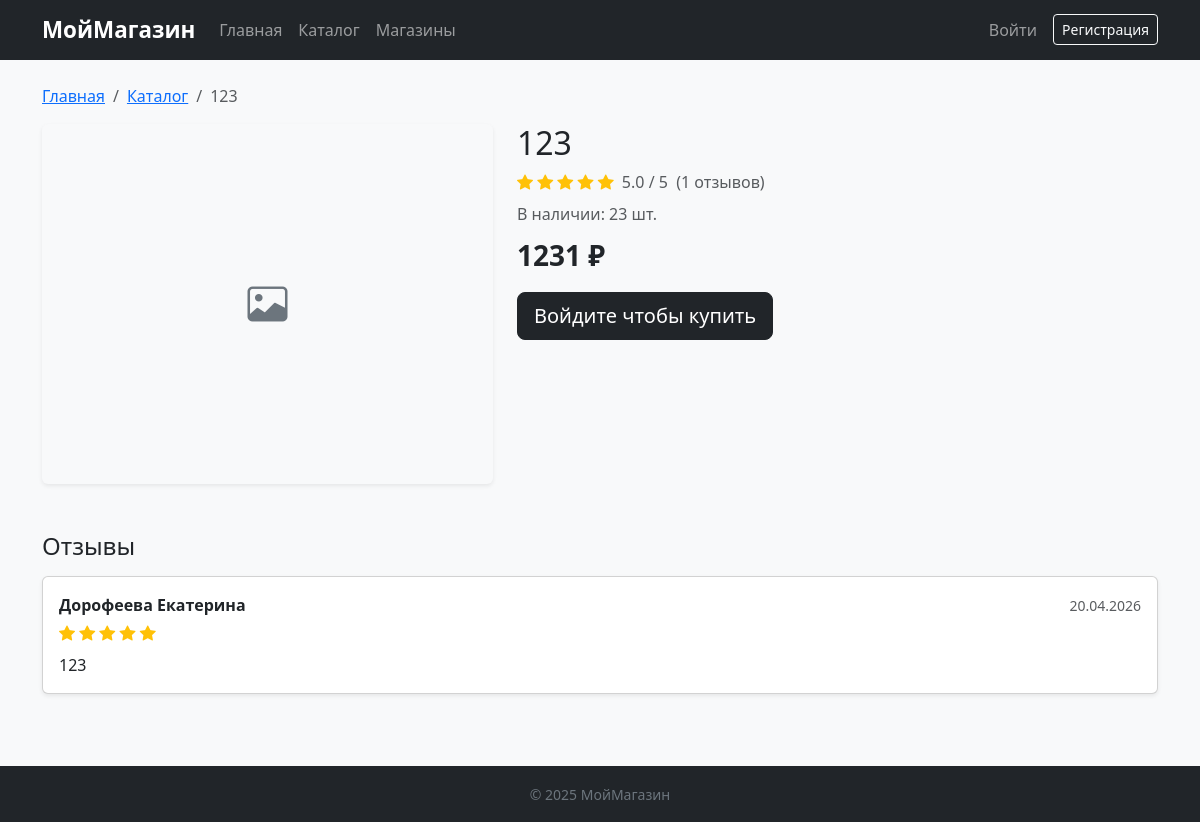
Page /product/1 on the committed database.
### data/product.py (models this page shows)
class Products(SqlAlchemyBase, UserMixin):
    __tablename__ = 'products'
    id = Column(Integer, primary_key=True, autoincrement=True)
    name = Column(String, nullable=True, unique=True)
    price = Column(Integer, nullable=True)
    quantity = Column(Integer, nullable=True)
    created_date = Column(DateTime, default=datetime.datetime.now)

### data/users.py (models this page shows, shortened)
class User(SqlAlchemyBase, UserMixin):
    __tablename__ = 'users'
    id = Column(Integer, primary_key=True, autoincrement=True)
    name = Column(String, nullable=True)
    email = Column(String, index=True, unique=True, nullable=True)
    hashed_password = Column(String, nullable=True)
    role = Column(Enum("admin", "user", "manager", "warehouse", "support", "courier", name="user_roles"), nullable=True)
    created_date = Column(DateTime, default=datetime.datetime.now)

### data/review.py (models this page shows)
class Review(SqlAlchemyBase):
    __tablename__ = 'reviews'
    id = Column(Integer, primary_key=True, autoincrement=True)
    product_id = Column(Integer, ForeignKey('products.id'), nullable=False)
    user_id = Column(Integer, ForeignKey('users.id'), nullable=False)
    rating = Column(Integer, nullable=False)
    text = Column(Text, nullable=True)
    created_date = Column(DateTime, default=datetime.datetime.now)

### app.py (the view)
@app.route('/product/<int:product_id>')
def product(product_id):
    with session_scope() as db_sess:
        item = db_sess.get(Products, product_id)
        if item is None:
            return render_template('404.html'), 404
        image = db_sess.query(ProductImage).filter_by(product_id=product_id).first()
        image_url = url_for('static', filename=f'uploads/{image.filename}') if image else None
        reviews = db_sess.query(Review, User).join(User, Review.user_id == User.id)\
            .filter(Review.product_id == product_id).order_by(Review.created_date.desc()).all()
        reviews = [{'review': r, 'user': u} for r, u in reviews]
        avg = round(sum(row['review'].rating for row in reviews) / len(reviews), 1) if reviews else None
        user_reviewed = current_user.is_authenticated and any(
            row['review'].user_id == current_user.id for row in reviews)
        return render_template('product.html', product=item, image_url=image_url,
                               reviews=reviews, avg=avg, user_reviewed=user_reviewed)

### app.py (called while the page is built)
@contextmanager
def session_scope():
    db_sess = db_session.create_session()
    try:
        yield db_sess
    finally:
        db_sess.close()

def cart_count():
    if not current_user.is_authenticated:
        return 0
    with session_scope() as db_sess:
        items = db_sess.query(Cart).filter(Cart.user_id == current_user.id).all()
        return sum(item.quantity for item in items)

@app.context_processor
def inject_cart_count():
    return dict(cart_count=cart_count())

### data/db_session.py (called while the page is built)
def create_session() -> Session:
    global __factory
    return __factory()

### templates/product.html (shortened to what this page needs)
{% extends 'base.html' %}
{% block content %}
<nav aria-label="breadcrumb" class="mb-3">
    <ol class="breadcrumb">
        <li class="breadcrumb-item"><a href="{{ url_for('index') }}">Главная</a></li>
        <li class="breadcrumb-item"><a href="{{ url_for('catalog') }}">Каталог</a></li>
        <li class="breadcrumb-item active">{{ product.name }}</li>
    </ol>
</nav>
<div class="row g-4">
    <div class="col-md-5">
        <div class="card border-0 shadow-sm" style="height:360px; overflow:hidden; display:flex; align-items:center; justify-content:center; background:#f8f9fa;">
            {% if image_url %}
            <img src="{{ image_url }}" alt="{{ product.name }}" style="width:100%; height:100%; object-fit:cover;">
            {% else %}
            <i class="bi bi-image fs-1 text-secondary"></i>
            {% endif %}
        </div>
    </div>
    <div class="col-md-7">
        <h1 class="h2 mb-2">{{ product.name }}</h1>
        <div class="mb-2">
            {% if avg %}
                {% for i in range(1, 6) %}
                    <i class="bi bi-star{% if i <= avg|int %}-fill{% elif i - avg < 1 %}-half{% endif %} text-warning"></i>
                {% endfor %}
                <span class="text-muted ms-1">{{ avg }} / 5 &nbsp;({{ reviews|length }} отзывов)</span>
            {% else %}
                <span class="text-muted small">Нет оценок</span>
            {% endif %}
        </div>
        <p class="text-muted mb-2">В наличии: {{ product.quantity }} шт.</p>
        <p class="fs-3 fw-bold mb-3">{{ product.price }} ₽</p>
        {% if current_user.is_authenticated %}
        <form method="post" action="{{ url_for('cart_add', product_id=product.id) }}">
            <button type="submit" class="btn btn-dark btn-lg">
                <i class="bi bi-cart-plus"></i> Добавить в корзину
            </button>
        </form>
        {% else %}
        <a href="{{ url_for('login') }}" class="btn btn-dark btn-lg">Войдите чтобы купить</a>
        {% endif %}
    </div>
</div>
<div class="mt-5" id="reviews">
    <h4 class="mb-3">Отзывы</h4>
    {% if reviews %}
    <div class="d-flex flex-column gap-3">
        {% for row in reviews %}
        <div class="card shadow-sm">
            <div class="card-body">
                <div class="d-flex justify-content-between align-items-center mb-1">
                    <strong>{{ row.user.name }}</strong>
                    <span class="text-muted small">{{ row.review.created_date.strftime('%d.%m.%Y') }}</span>
                </div>
                <div class="mb-2">
                    {% for i in range(1, 6) %}
                    <i class="bi bi-star{% if i <= row.review.rating %}-fill{% endif %} text-warning"></i>
                    {% endfor %}
                </div>
                {% if row.review.text %}
                <p class="mb-0">{{ row.review.text }}</p>
                {% endif %}
            </div>
        </div>
        {% endfor %}
    </div>
    {% else %}
    <p class="text-muted">Отзывов пока нет. Будьте первым!</p>
    {% endif %}
</div>
{% endblock %}

### templates/base.html (style rules this page uses)
html, body { height: 100%; }
body { display: flex; flex-direction: column; min-height: 100vh; }

### rows in the picture
Products: name "123", quantity "23", price "1231"
User: user.name "Дорофеева Екатерина"
Review: review.created_date "20.04.2026", rating 5 (drawn), review.text "123"

### other values in the picture
{{ avg }} "5.0"
{{ reviews|length }} "1"
